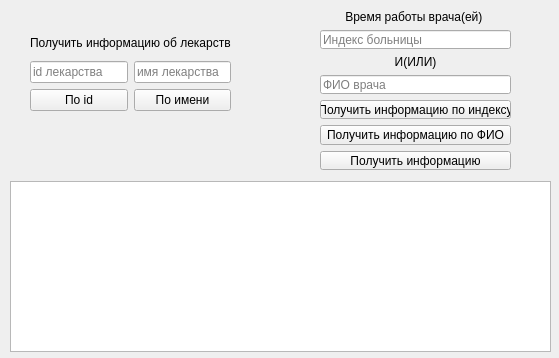
<?xml version="1.0" encoding="UTF-8"?>
<ui version="4.0">
    <class>info_window</class>
    <widget class="QWidget" name="info_window">
        <property name="geometry">
            <rect>
                <x>0</x>
                <y>0</y>
                <width>559</width>
                <height>358</height>
            </rect>
        </property>
        <property name="windowTitle">
            <string>information_winfow</string>
        </property>
        <widget class="QWidget" name="layoutWidget">
            <property name="geometry">
                <rect>
                    <x>30</x>
                    <y>30</y>
                    <width>201</width>
                    <height>81</height>
                </rect>
            </property>
            <layout class="QGridLayout" name="gridLayout_5">
                <item row="1" column="0">
                    <widget class="QLineEdit" name="drag_id_text_box">
                        <property name="placeholderText">
                            <string>id лекарства</string>
                        </property>
                    </widget>
                </item>
                <item row="2" column="1">
                    <widget class="QPushButton" name="drag_by_name_button">
                        <property name="text">
                            <string>По имени</string>
                        </property>
                    </widget>
                </item>
                <item row="1" column="1">
                    <widget class="QLineEdit" name="drag_name_text_box">
                        <property name="text">
                            <string/>
                        </property>
                        <property name="placeholderText">
                            <string>имя лекарства</string>
                        </property>
                    </widget>
                </item>
                <item row="2" column="0">
                    <widget class="QPushButton" name="drag_by_id_button">
                        <property name="text">
                            <string>По id</string>
                        </property>
                    </widget>
                </item>
                <item row="0" column="0" colspan="2">
                    <widget class="QLabel" name="label_7">
                        <property name="text">
                            <string>Получить информацию об лекарстве</string>
                        </property>
                    </widget>
                </item>
            </layout>
        </widget>
        <widget class="QTableWidget" name="table">
            <property name="geometry">
                <rect>
                    <x>10</x>
                    <y>181</y>
                    <width>541</width>
                    <height>171</height>
                </rect>
            </property>
        </widget>
        <widget class="QWidget" name="gridLayoutWidget">
            <property name="geometry">
                <rect>
                    <x>320</x>
                    <y>10</y>
                    <width>191</width>
                    <height>161</height>
                </rect>
            </property>
            <layout class="QGridLayout" name="gridLayout">
                <item row="4" column="0">
                    <widget class="QPushButton" name="get_time_work_by_zip_button">
                        <property name="text">
                            <string>Получить информацию по индексу</string>
                        </property>
                    </widget>
                </item>
                <item row="3" column="0">
                    <widget class="QLineEdit" name="get_work_time_fio_text_box">
                        <property name="text">
                            <string/>
                        </property>
                        <property name="placeholderText">
                            <string>ФИО врача</string>
                        </property>
                    </widget>
                </item>
                <item row="1" column="0">
                    <widget class="QLineEdit" name="get_work_time_zip_text_box">
                        <property name="text">
                            <string/>
                        </property>
                        <property name="placeholderText">
                            <string>Индекс больницы</string>
                        </property>
                    </widget>
                </item>
                <item row="2" column="0">
                    <widget class="QLabel" name="label_2">
                        <property name="text">
                            <string>&lt;html&gt;&lt;head/&gt;&lt;body&gt;&lt;p align=&quot;center&quot;&gt;И(ИЛИ)&lt;/p&gt;&lt;/body&gt;&lt;/html&gt;</string>
                        </property>
                    </widget>
                </item>
                <item row="5" column="0">
                    <widget class="QPushButton" name="get_time_work_by_fio_button">
                        <property name="text">
                            <string>Получить информацию по ФИО</string>
                        </property>
                    </widget>
                </item>
                <item row="0" column="0">
                    <widget class="QLabel" name="label">
                        <property name="text">
                            <string>&lt;html&gt;&lt;head/&gt;&lt;body&gt;&lt;p align=&quot;center&quot;&gt;Время работы
                                врача(ей)&lt;/p&gt;&lt;/body&gt;&lt;/html&gt;
                            </string>
                        </property>
                    </widget>
                </item>
                <item row="6" column="0">
                    <widget class="QPushButton" name="get_time_work_button">
                        <property name="text">
                            <string>Получить информацию</string>
                        </property>
                    </widget>
                </item>
            </layout>
        </widget>
    </widget>
    <resources/>
    <connections/>
</ui>
